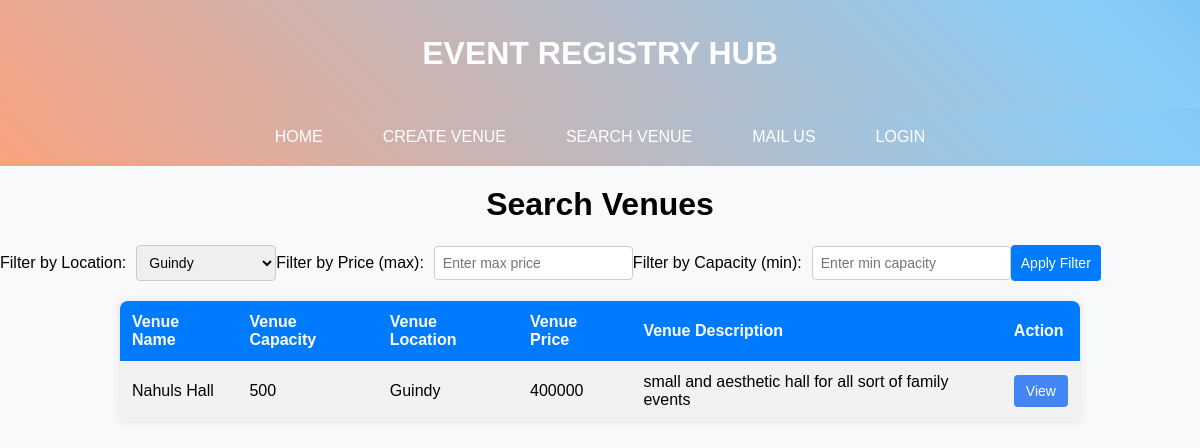
Page /search.php?location=Guindy on the committed database.
### tables this page shows
CREATE TABLE `venues` (
  `venue_id` int(11) NOT NULL,
  `venue_name` varchar(255) NOT NULL,
  `venue_capacity` int(11) NOT NULL,
  `venue_location` varchar(255) NOT NULL,
  `venue_price` float NOT NULL,
  `venue_description` text DEFAULT NULL,
  `user_id` int(11) DEFAULT NULL
);

### search.php (the view, shortened to what this page needs)
<?php
include_once('includes/dbconnection.php');
$query = "SELECT DISTINCT venue_location FROM venues";
$result = $conn->query($query);
if ($result->num_rows > 0) {
    $locations = $result->fetch_all(MYSQLI_ASSOC);
} else {
    $locations = [];
}
if (isset($_GET['location']) && !empty($_GET['location'])) {
    $selectedLocation = $_GET['location'];
    $locationFilter = " AND venue_location = '$selectedLocation'";
} else {
    $selectedLocation = '';
    $locationFilter = '';
}
if (isset($_GET['price']) && is_numeric($_GET['price'])) {
    $selectedPrice = floatval($_GET['price']);
    $priceFilter = " AND venue_price <= $selectedPrice";
} else {
    $selectedPrice = '';
    $priceFilter = '';
}
if (isset($_GET['capacity']) && is_numeric($_GET['capacity'])) {
    $selectedCapacity = intval($_GET['capacity']);
    $capacityFilter = " AND venue_capacity >= $selectedCapacity";
} else {
    $selectedCapacity = '';
    $capacityFilter = '';
}
$filterQuery = "SELECT * FROM venues WHERE 1 $locationFilter $priceFilter $capacityFilter";
$filterResult = $conn->query($filterQuery);
if ($filterResult->num_rows > 0) {
    $venues = $filterResult->fetch_all(MYSQLI_ASSOC);
} else {
    $venues = [];
}
?>
<!DOCTYPE html>
<html lang="en">
<head>
</head>
<body>
    <?php
    include_once('includes/header.php');
    echo("<h1>Search Venues</h1>");
    echo '<form method="get" class="filter-dropdown">';
    echo '<label for="location">Filter by Location:</label>';
    echo '<select id="location" name="location">';
    foreach ($locations as $location) {
        $selected = ($selectedLocation === $location['venue_location']) ? 'selected' : '';
        echo '<option value="' . $location['venue_location'] . '" ' . $selected . '>' . $location['venue_location'] . '</option>';
    }
    echo '</select>';
    echo '<label for="price">Filter by Price (max):</label>';
    echo '<input type="number" id="price" name="price" value="' . $selectedPrice . '" placeholder="Enter max price">';
    echo '<label for="capacity">Filter by Capacity (min):</label>';
    echo '<input type="number" id="capacity" name="capacity" value="' . $selectedCapacity . '" placeholder="Enter min capacity">';
    echo '<button type="submit">Apply Filter</button>';
    echo '</form>';
    if (!empty($venues)) {
        echo '<table>';
        echo '<tr><th>Venue Name</th><th>Venue Capacity</th><th>Venue Location</th><th>Venue Price</th><th>Venue Description</th><th>Action</th></tr>';
        foreach ($venues as $venue) {
            echo '<tr>';
            echo '<td>' . $venue['venue_name'] . '</td>';
            echo '<td>' . $venue['venue_capacity'] . '</td>';
            echo '<td>' . $venue['venue_location'] . '</td>';
            echo '<td>' . $venue['venue_price'] . '</td>';
            echo '<td>' . $venue['venue_description'] . '</td>';
            echo '<td><a href="venue.php?venue_id=' . $venue['venue_id'] . '"><button class="view-button">View</button></a></td>';
            echo '</tr>';
        }
        echo '</table>';
    } else {
        echo '<p>No venues found for the selected filters.</p>';
    }
    ?>
</body>
</html>

### search.php (style rules this page uses)
body { font-family: 'Arial', sans-serif; margin: 0; padding: 0; background-color: #e6f7ff; }
h1 { text-align: center; margin-top: 20px; }
table { width: 80%; margin: 20px auto; border-collapse: collapse; background-color: #fff; box-shadow: 0 0 10px rgba(0, 0, 0, 0.1); border-radius: 8px; overflow: hidden; }
th, td { padding: 12px; text-align: left; }
th { background-color: #007bff; color: #fff; }
tr:nth-child(even) { background-color: #f2f2f2; }
.view-button { padding: 8px 12px; background-color: #4285f4; color: #fff; border: none; border-radius: 4px; cursor: pointer; font-size: 14px; transition: background-color 0.3s ease; }
.filter-dropdown { display: flex; align-items: center; margin-bottom: 20px; }
.filter-dropdown label { margin-right: 10px; }
.filter-dropdown select, .filter-dropdown input { padding: 8px; border: 1px solid #ccc; border-radius: 4px; font-size: 14px; }
.filter-dropdown button { padding: 10px; background-color: #007bff; color: #fff; border: none; border-radius: 4px; cursor: pointer; font-size: 14px; transition: background-color 0.3s ease; }

### includes/header.php (style rules this page uses)
body { font-family: 'Arial', sans-serif; margin: 0; padding: 0; background-color: #f8f9fa; }

### rows in the picture
venues: venue_name "Nahuls Hall", venue_capacity "500", venue_location "Guindy", venue_price "400000", venue_description "small and aesthetic hall for all sort of family events"

### other values in the picture
form field location "Guindy"
